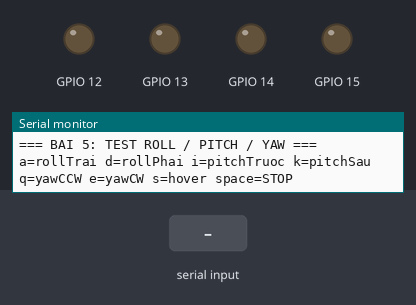
Simulated run of this sketch. Board: ESP32. On the bench: output pins drawn as LEDs (lit = HIGH), the last lines printed to the serial monitor. The test bench sets the inputs (shaded band).

Above: at 1.5 s.
1.6 s: "a" received over Serial
At 2.3 s:
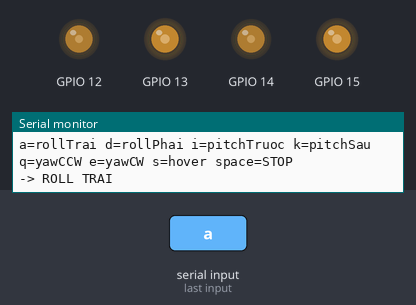
3.1 s: "q" received over Serial
At 3.4 s:
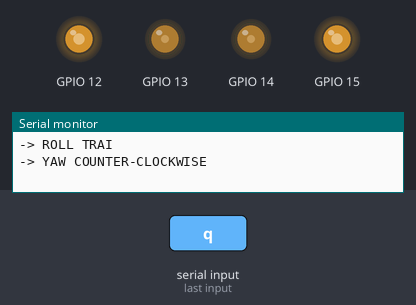
4.6 s: "e" received over Serial
At 5.8 s:
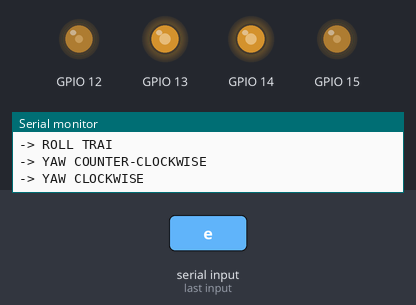
6.1 s: "d" received over Serial
At 6.9 s:
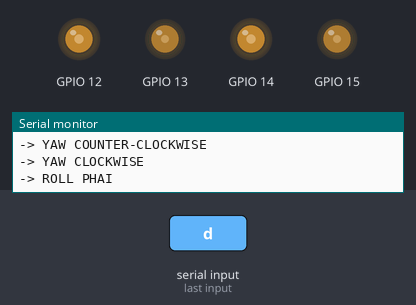
Timing chart, 0 to 8.6 s (numbered marks = the images above; inputs shaded):
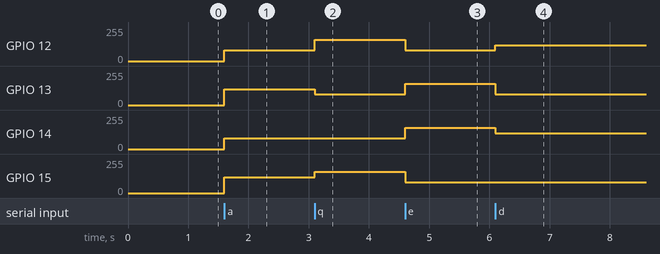

The sketch:

Bai5_Test_Roll_Pitch_Yaw.ino
```cpp
/*
  BAI 5: TEST NGHIENG (ROLL), CUI/NGUA (PITCH), XOAY (YAW)
  -----------------------------------------------------------
  Muc tieu:
   - Dung Serial de goi tung dong tac bay co ban: roll trai/phai,
     pitch truoc/sau, yaw thuan/nghich chieu kim dong ho.
   - Moi dong tac chi lech toc do giua CAC CAP dong co, giup quan sat
     ro co che "4 dong co phoi hop" ma khong can bay thuc.

  Phan cung:
      FL (14)        FR (15)
          \\    quadcopter    /
          /                  \\
      BL (12)        BR (13)

  Phim dieu khien tren Serial Monitor:
   'a' = roll trai     'd' = roll phai
   'i' = pitch truoc    'k' = pitch sau
   'q' = yaw CCW        'e' = yaw CW
   's' = tro ve throttle nen (hover) khong lech
   ' ' = dung khan cap
*/

#define MOTOR_FL 14
#define MOTOR_FR 15
#define MOTOR_BL 12
#define MOTOR_BR 13

#define CH_FL 0
#define CH_FR 1
#define CH_BL 2
#define CH_BR 3

#define PWM_FREQ 5000
#define PWM_RES  8

const int BASE  = 120;   // toc do nen (hover gia lap)
const int DELTA = 40;    // do lech dung cho roll/pitch/yaw

void setupMotor(int pin, int ch) {
  ledcSetup(ch, PWM_FREQ, PWM_RES);
  ledcAttachPin(pin, ch);
  ledcWrite(ch, 0);
}

void setMotor(int ch, int speed) {
  speed = constrain(speed, 0, 255);
  ledcWrite(ch, speed);
}

void hover() {
  setMotor(CH_FL, BASE);
  setMotor(CH_FR, BASE);
  setMotor(CH_BL, BASE);
  setMotor(CH_BR, BASE);
  Serial.println("-> HOVER (toc do nen, khong lech)");
}

void rollLeft() {
  // Nghieng trai: giam toc 2 dong co ben trai (FL, BL)
  setMotor(CH_FL, BASE - DELTA);
  setMotor(CH_BL, BASE - DELTA);
  setMotor(CH_FR, BASE);
  setMotor(CH_BR, BASE);
  Serial.println("-> ROLL TRAI");
}

void rollRight() {
  // Nghieng phai: giam toc 2 dong co ben phai (FR, BR)
  setMotor(CH_FR, BASE - DELTA);
  setMotor(CH_BR, BASE - DELTA);
  setMotor(CH_FL, BASE);
  setMotor(CH_BL, BASE);
  Serial.println("-> ROLL PHAI");
}

void pitchForward() {
  // Cui dau ra truoc: giam toc 2 dong co truoc (FL, FR)
  setMotor(CH_FL, BASE - DELTA);
  setMotor(CH_FR, BASE - DELTA);
  setMotor(CH_BL, BASE);
  setMotor(CH_BR, BASE);
  Serial.println("-> PITCH FORWARD");
}

void pitchBackward() {
  // Ngua ra sau: giam toc 2 dong co sau (BL, BR)
  setMotor(CH_BL, BASE - DELTA);
  setMotor(CH_BR, BASE - DELTA);
  setMotor(CH_FL, BASE);
  setMotor(CH_FR, BASE);
  Serial.println("-> PITCH BACKWARD");
}

void yawCW() {
  // Xoay thuan chieu kim dong ho: tang cap cheo FL-BR, giam cap cheo FR-BL
  setMotor(CH_FL, BASE + DELTA);
  setMotor(CH_BR, BASE + DELTA);
  setMotor(CH_FR, BASE - DELTA);
  setMotor(CH_BL, BASE - DELTA);
  Serial.println("-> YAW CLOCKWISE");
}

void yawCCW() {
  // Xoay nguoc chieu kim dong ho: nguoc lai voi yawCW
  setMotor(CH_FR, BASE + DELTA);
  setMotor(CH_BL, BASE + DELTA);
  setMotor(CH_FL, BASE - DELTA);
  setMotor(CH_BR, BASE - DELTA);
  Serial.println("-> YAW COUNTER-CLOCKWISE");
}

void emergencyStop() {
  setMotor(CH_FL, 0);
  setMotor(CH_FR, 0);
  setMotor(CH_BL, 0);
  setMotor(CH_BR, 0);
  Serial.println("!! DUNG KHAN CAP !!");
}

void setup() {
  Serial.begin(115200);
  delay(300);
  Serial.println("\n=== BAI 5: TEST ROLL / PITCH / YAW ===");
  Serial.println("a=rollTrai d=rollPhai i=pitchTruoc k=pitchSau q=yawCCW e=yawCW s=hover space=STOP");

  setupMotor(MOTOR_FL, CH_FL);
  setupMotor(MOTOR_FR, CH_FR);
  setupMotor(MOTOR_BL, CH_BL);
  setupMotor(MOTOR_BR, CH_BR);
}

void loop() {
  if (Serial.available()) {
    char c = Serial.read();
    switch (c) {
      case 'a': rollLeft(); break;
      case 'd': rollRight(); break;
      case 'i': pitchForward(); break;
      case 'k': pitchBackward(); break;
      case 'q': yawCCW(); break;
      case 'e': yawCW(); break;
      case 's': hover(); break;
      case ' ': emergencyStop(); break;
      default: break;   // bo qua ky tu khong hop le (vd: xuong dong)
    }
  }
}
```

Measured:
- after the input at 1.6 s, GPIO 12, GPIO 14: 0/255 → 80/255 at once; GPIO 13, GPIO 15: 0/255 → 120/255 at once
- after the input at 3.1 s, GPIO 12: 80/255 → 159/255 at once; GPIO 13: 120/255 → 80/255 at once; GPIO 15: 120/255 → 159/255 at once
- after the input at 4.6 s, GPIO 12, GPIO 15: 159/255 → 80/255 at once; GPIO 13, GPIO 14: 80/255 → 159/255 at once
- after the input at 6.1 s, GPIO 12: 80/255 → 120/255 at once; GPIO 13: 159/255 → 80/255 at once; GPIO 14: 159/255 → 120/255 at once
